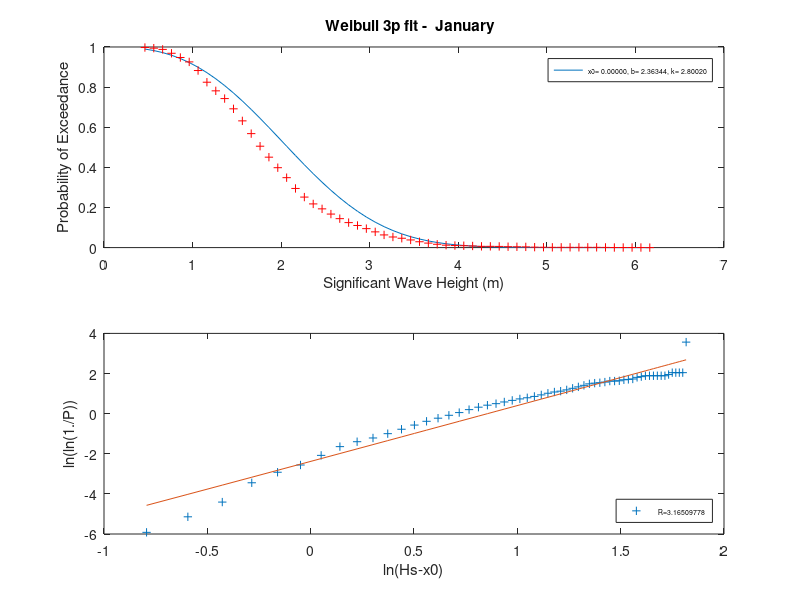
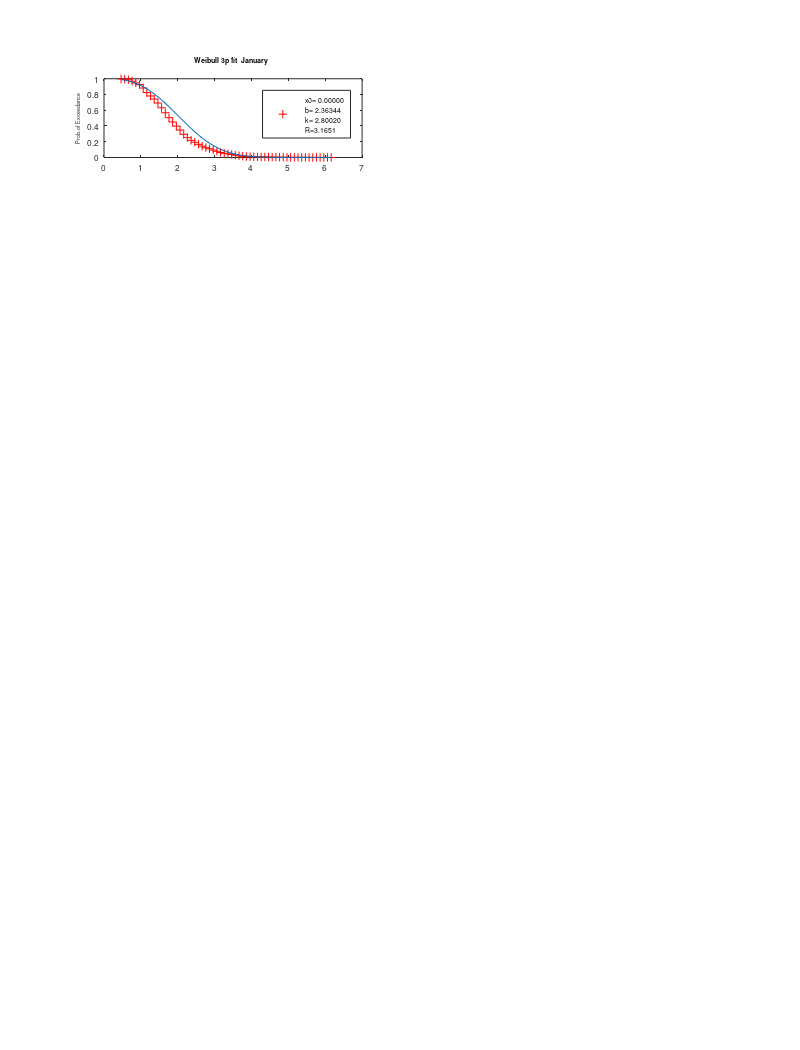
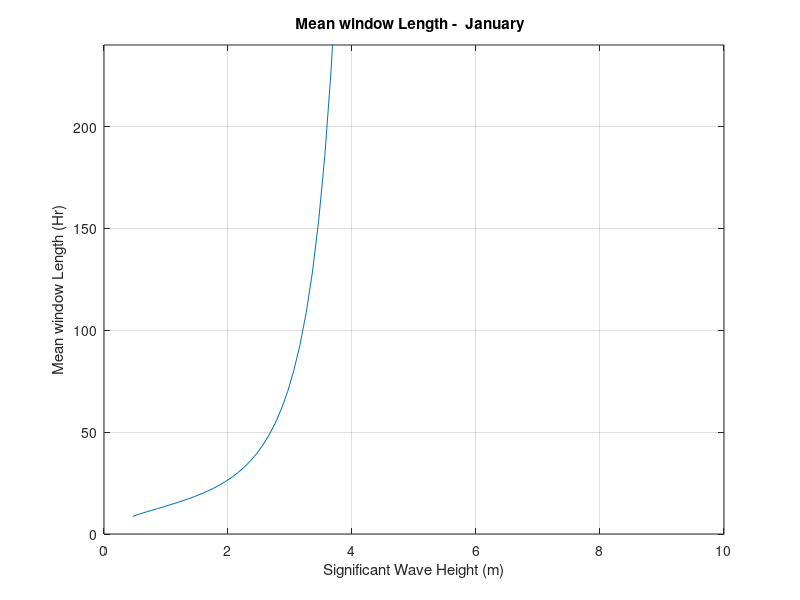
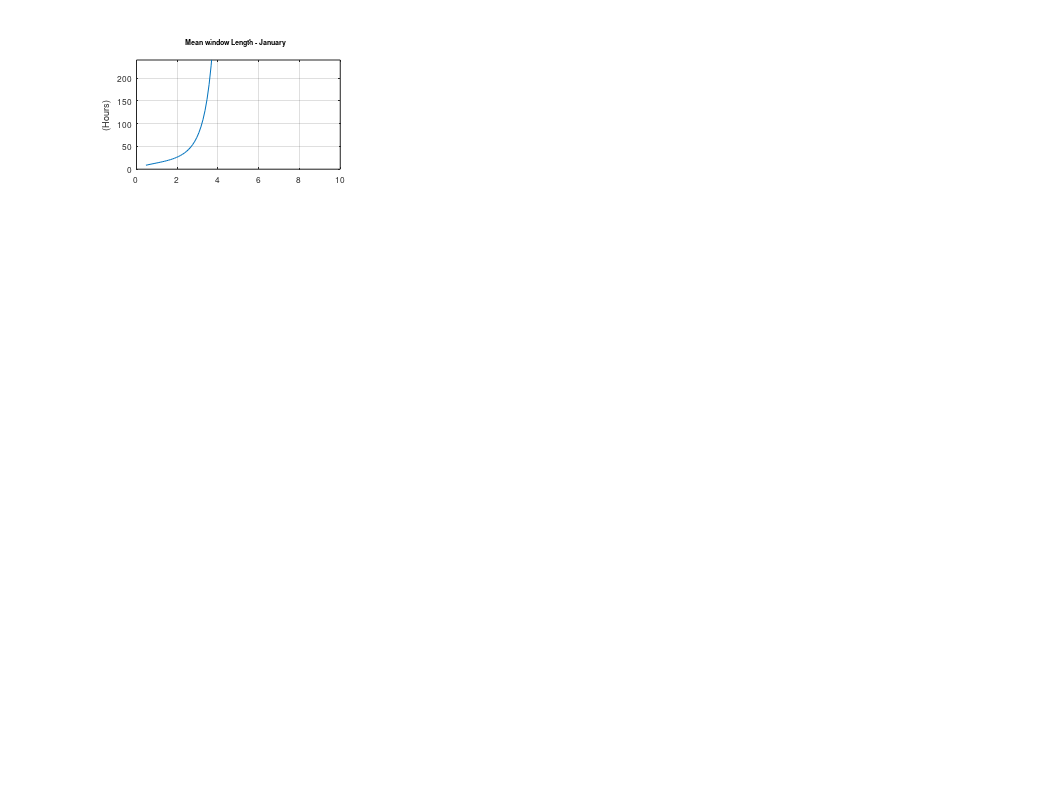

MATLAB code for these plots, in order: (Note: a time limit stopped this script after it produced the figures.)
%**************************************************************************
%                       ReourceCODE Project
%
%   Identification of weather windows
%   Montly statistics
%
%   NMI Method
%
%   Based on EQUIMAR Deliverable D7.4.1
%   Procedures for Estimating Site Accessibility and
%   Appraisal of Implications of Site Accessibility
%   (T. Stallard,University of Manchester, UKJ-F. Dhedin, Sylvain Saviot 
%   and Carlos NogueraElectricit� de France, France)
%   August 2010
%
%   and
%
%  Walker RT, Johanning L, Parkinson R. (2011) Weather Windows for Device 
%  Deployment at UK test Site: Availability and Cost Implications, 
%  European Wave and Tidal Energy Conference, Southampton,  EWTEC2011. 
%
%**************************************************************************
%
% Input:
%
%       mtime:  date and time vector - Matlab date format
%       Hs:     Significant Wave Height (m)
%       Ha:     Significant wave height operational access threshold (m)
%       Wdur:   Operation weather window duration (Hours)
%
%
% Output:
%
%       Wbl:    Weibull adjustment parameters [x0, b0, k0]
%       Tau:    Persistence: Mean duration of periods for which Hs<Ha (Hours)
%       Ne:     Number of events
%       At:     Access time (Hours)
%       Wt:     Waiting time (Hours)
%
%**************************************************************************
%
%hsref : file contains example hs vector and associated time vector 
%        mtime: 1 hour time step - matlab format

% load hsref;
load test;

%monthvec : used for plots legends
monthvec = ['January  ';...
            'February '; ...
            'March    '; ...
            'April    '; ...
            'May      '; ...
            'June     '; ...
            'July     '; ...
            'August   '; ...
            'September'; ...
            'October  '; ...
            'November '; ...
            'December ' ];

% Thresholds used for plots       
Tref = [24;48;72];
Href = [1;2;3];
Ha = 1:0.5:3; 

%******************************************
% Matrix of months indices over the years
%******************************************

%nyear: number of years in the time series
ydeb = str2double(datestr(mtime(1),10));
yfin = str2double(datestr(mtime(end),10));
nyear = yfin-ydeb+1;

nmonth = 12;

itest = datenum(datestr(mtime,'yyyy-mm'), 'yyyy-mm');
ditest = diff(itest);
iref = find(ditest>1);

%imyd: indices of months start in time series
imyd = [1; iref+1];

%imyd: indices of months end in time series
imyf = [iref; length(mtime)];

%hsmy: (12,nyear) matrix of hs
%mtmy: (12,nyear) matrix of associated times

for imo = 1:12
    hsy = []; mty = [];

    for ind = 1:nyear
        imy = (ind-1)*12+imo;
        hsy = [hsy hs(imyd(imy):imyf(imy))'];
        mty = [mty mtime(imyd(imy):imyf(imy))];
    end;
    ly = length(hsy);
    hsmy(imo,1:ly) = hsy;
    mtmy(imo,1:ly) = mty;
end;

%********************************************************
%Calcul des distributions et weather windows mensuelles 
%********************************************************

Tau = zeros(12,744);
Taui = 1:744;

for imonth = 1:12
    clear hs;
    hs0 = hsmy(imonth,:);
    i0 = find(hs0,1,'last');
    hs = hs0(1:i0);
    hsmax = max(hs);

    Duree = length(hs)./nyear;

%*****************************************
% Hs cumulative distribution
%*****************************************
    dbin = 0.1;
    edge = [min(hs):dbin:hsmax+dbin];
    bin = 0.5*(edge(1:end-1)+edge(2:end));

    [NHs, BinHs] = histc(hs,edge);
    FrHs = NHs(1:end-1)./length(hs); % must exclude the last value
    CFrHs = cumsum(FrHs);

    MCFrHs = 1.-CFrHs;
    MCFrHs(MCFrHs <= 0) = 1.0e-9;

    clear edge;
    edge = bin;

%******************************************************
% Weibull parameters assessment (x0,b,k)
%******************************************************

    Y = log(log(1./MCFrHs));

    dx = 0.005; x00 = 0.; 
    R = 0.; R0 = 0.1;
    k0 = 0; b0 = 0;

    while R0>R
        R = R0;
        k(imonth) = k0;
        b(imonth) = b0;
        x0(imonth) = x00-dx;
        x00 = x00+dx;
        X = log(bin-x00);
        #[f0,G] = fit(X',Y','poly1');
        [f0, G] = polyfit(X', Y', 1);
        R0 = G.normr;
        k0 = f0(1);
        b0 = exp(-f0(2)/k0);
    end;


    P = exp(-((bin-x0(imonth))./b(imonth)).^k(imonth));

%*************************************************
% Mean duration of events with Hs<Ha
%*************************************************

    Hm(imonth) = b(imonth)*gamma(1.+1./k(imonth))+x0(imonth);
    gam(imonth) = k(imonth)+1.8*x0(imonth)/(Hm(imonth)-x0(imonth));
    beta(imonth) = 0.6*gam(imonth)^0.287;
    A(imonth) = 35./sqrt(gam(imonth));

    Taunum = A(imonth)*(1.-P);
    Tauden = P.*(-log(P)).^beta(imonth);
    Tau(imonth,1:length(edge)) = Taunum./Tauden;


    for ind = 1:length(Ha)  
        [dedge,iedge] = min(abs(edge-Ha(ind)));
        TT = Tau(imonth,iedge);
        xi = Taui./TT;

        %Probabilit that Hs<Ha persists over normalised duration xi
        alfa(imonth) = 0.267*gam(imonth)*(Ha(ind)./Hm(imonth)).^-0.4;
        C(imonth) = (gamma(1.+1./alfa(imonth))).^alfa(imonth);
        Pxi = exp(-C(imonth)*(xi.^alfa(imonth)));

        ePa = (Ha(ind)-x0(imonth))./b(imonth);
        ePak = ePa.^k(imonth);
        Pa = exp(-ePak);
        PT(ind,:) = Pxi.*(1.-Pa);

        % Number of events with Hs<Ha and Duration<T - monthly
        Ni(imonth,ind,:) = Duree*Pxi.*(1-Pa)./Taui;

        %mean duration of access time - monthly
        Nac(imonth,ind,:) = Duree*PT(ind,:);

        %mean duration of waiting time - monthly
        Nwa(imonth,ind,:) = (Duree-Nac(imonth,ind,:))./Ni(imonth,ind,:);
        iD = find(Nwa(imonth,ind,:)>Duree);
        Nwa(imonth,ind,iD) = Duree;

    end;
    %***************************************************
    % Plots (monthly and (6x2) multiplots over 12 months
    %***************************************************
    figure(5)
    hold off;
    subplot(211)
    plot(edge,P,edge,MCFrHs,'r+');
    le = sprintf('x0=%8.5f, b=%8.5f, k=%8.5f ',x0(imonth),b(imonth),k(imonth));
    le1 = legend(le);
    set(le1,'fontsize',5);
    title(['Weibull 3p fit -  ' monthvec(imonth,:)]);
    xlabel('Significant Wave Height (m)'); ylabel('Probability of Exceedance');
    subplot(212)
    plot(X,Y,'+',X,log(log(1./P)));
    xlabel('ln(Hs-x0)');ylabel('ln(ln(1./P))');
    le = sprintf(' R=%9.8f',R);
    le2 = legend(le,'location','southeast');
    set(le2,'fontsize',5);
    saveas(gca,['wbl3pfit_' monthvec(imonth,1:3)],'png');
    close(5);

    figure(1)
    subplot(6,2,imonth)
    plot(edge,MCFrHs,'r+',edge,P,'markersize',1);
    hold on;
    axis([0 ceil(hsmax) 0 1]);
    set(gca,'fontsize',6);
    le = sprintf(' x0=%8.5f \n b=%8.5f \n k=%8.5f \n R=%6.4f ',x0(imonth),b(imonth),k(imonth),R);
    le1 = legend(le,'location','northeast');
    set(le1,'fontsize',5);
    ti = title(['Weibull 3p fit  ' monthvec(imonth,:)]);
    set(ti,'fontsize',5);

    if imonth>10
        xlabel('Significant Wave Height (m)'); 
    end;
    yl = ylabel('Prob. of Exceedance');
    set(yl,'fontsize',4);

    orient tall;

    saveas(gca,['year_wbl3pfit' ],'png'); 

    figure(6)
    hold off;
    plot(edge,Tau(imonth,1:length(edge)));
    hold on; grid on;
    v = axis; axis([0 10 0 240]);
    xlabel('Significant Wave Height (m)'); ylabel('Mean window Length (Hr)');
    title(['Mean window Length -  ' monthvec(imonth,:)]);
    saveas(gca,['Tau_' monthvec(imonth,1:3)],'png');
    close(6);

    figure(2)
    subplot(4,3,imonth);
    plot(edge,Tau(imonth,1:length(edge)));
    hold on; grid on;
    set(gca,'fontsize',6);
    v = axis; axis([0 10 0 240]);
    if imonth>9;
        xlabel('Significant Wave Height (m)'); 
    end;
    %ylabel('Mean Window Length (Hr)');
    ylabel('(Hours)');
    ti = title(['Mean window Length - ' monthvec(imonth,:)]);

    set(ti,'fontsize',5);
    orient landscape;
    saveas(gca,'Year_Tau','png');

    figure(7)
    hold off;
    plot(Taui(1:6:end),PT(1,1:6:end),'-o',Taui(1:6:end),PT(2,1:6:end),'-x',Taui(1:6:end),PT(3,1:6:end),'-+',Taui(1:6:end),PT(4,1:6:end),'-*',Taui(1:6:end),PT(5,1:6:end),'-s','markersize',3);
    hold on; grid on;
    set(gca,'XTickLabel',[0:24:144]);
    axis([0 120 0 1]);
    xlabel('Duration of Weather Window (Hrs)');
    ylabel('Probability of Occurrence');
    legend('1.0 m','1.5 m','2.0 m','2.5 m','3.0 m'); 
    title(['Probability of Occurrence - ' monthvec(imonth,:)]);
    saveas(gca,[ 'Probdur_' monthvec(imonth,1:3)],'png');
    close(7);

    figure(3)
    subplot(6,2,imonth)
    plot(Taui(1:6:end),PT(1,1:6:end),'-o',Taui(1:6:end),PT(2,1:6:end),'-x',Taui(1:6:end),PT(3,1:6:end),'-+',Taui(1:6:end),PT(4,1:6:end),'-*',Taui(1:6:end),PT(5,1:6:end),'-s','markersize',3);
    hold on; grid on;
    set(gca,'fontsize',6);
    set(gca,'XTickLabel',0:24:144);
    axis([0 120 0 1]);
    if imonth>10 
        xlabel('Duration of Weather Window (Hrs)');
    end;
        ylabel('Prob. of Occurrence');
    legend('1.0 m','1.5 m','2.0 m','2.5 m','3.0 m'); 
    title(['Probability of Occurrence -  ' monthvec(imonth,:)]);
    orient tall
    saveas(gca,'Year_Probdur','png');
end;


%***********************************************************************
% Additional plots
% monthly evolution of number of events, Access time and Waiting time
% for weather windows corresponding to Hs < Href and duration < Tref
%***********************************************************************

for iT = 1:3
    iTaui = find(Taui==Tref(iT));
    for iH = 1:3
        iHa = find(Ha==Href(iH));
        figure(8)
        hold off;
        subplot(311)
        plot(Ni(:,iHa,iTaui));
        hold on; grid on;
        set(gca,'XLim',[1 12],'XTickLabel',monthvec(:,1:3));
        ylabel('Number of Events');
        titre = sprintf(' - Number of Events - Hs=%6.2f m, %3d hr Window',Ha(iHa),Taui(iTaui) );
        title(titre);
        subplot(312)
        plot(Nac(:,iHa,iTaui));
        hold on; grid on;
        set(gca,'XLim',[1 12],'XTickLabel',monthvec(:,1:3));
        ylabel('Hours');
        titre = sprintf(' - Access Time - Hs=%6.2f m, %3d hr Window',Ha(iHa),Taui(iTaui) );
        title(titre);
        subplot(313)
        plot(Nwa(:,iHa,iTaui),'r--');
        hold on; grid on;
        set(gca,'XLim',[1 12],'XTickLabel',monthvec(:,1:3)); 
        ylabel('Hours');
        titre = sprintf(' - Waiting Time - Hs=%6.2f m, %3d hr Window',Ha(iHa),Taui(iTaui) );
        title(titre);
        orient tall;
        saveas(gca,['Na_'  num2str(Ha(iHa)) '_' num2str(Taui(iTaui))],'png');
        close(8);
    end;
end;
